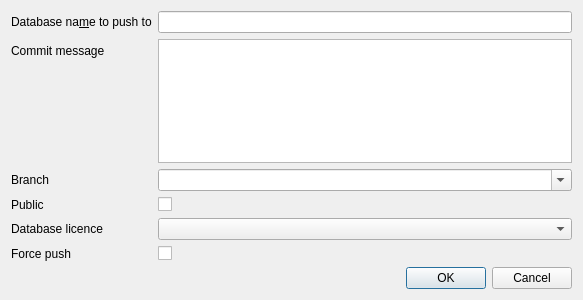
<?xml version="1.0" encoding="UTF-8"?>
<ui version="4.0">
 <class>RemotePushDialog</class>
 <widget class="QDialog" name="RemotePushDialog">
  <property name="geometry">
   <rect>
    <x>0</x>
    <y>0</y>
    <width>583</width>
    <height>300</height>
   </rect>
  </property>
  <property name="windowTitle">
   <string>Push database</string>
  </property>
  <layout class="QVBoxLayout" name="verticalLayout">
   <item>
    <layout class="QFormLayout" name="formLayout">
     <item row="0" column="0">
      <widget class="QLabel" name="label">
       <property name="text">
        <string>Database na&amp;me to push to</string>
       </property>
       <property name="buddy">
        <cstring>editName</cstring>
       </property>
      </widget>
     </item>
     <item row="0" column="1">
      <widget class="QLineEdit" name="editName">
       <property name="maxLength">
        <number>256</number>
       </property>
      </widget>
     </item>
     <item row="1" column="0">
      <widget class="QLabel" name="label_3">
       <property name="text">
        <string>Commit message</string>
       </property>
       <property name="buddy">
        <cstring>editCommitMessage</cstring>
       </property>
      </widget>
     </item>
     <item row="1" column="1">
      <widget class="QTextEdit" name="editCommitMessage">
       <property name="html">
        <string>&lt;!DOCTYPE HTML PUBLIC &quot;-//W3C//DTD HTML 4.0//EN&quot; &quot;http://www.w3.org/TR/REC-html40/strict.dtd&quot;&gt;
&lt;html&gt;&lt;head&gt;&lt;meta name=&quot;qrichtext&quot; content=&quot;1&quot; /&gt;&lt;style type=&quot;text/css&quot;&gt;
p, li { white-space: pre-wrap; }
&lt;/style&gt;&lt;/head&gt;&lt;body style=&quot; font-family:'Oxygen-Sans'; font-size:10pt; font-weight:400; font-style:normal;&quot;&gt;
&lt;p style=&quot;-qt-paragraph-type:empty; margin-top:0px; margin-bottom:0px; margin-left:0px; margin-right:0px; -qt-block-indent:0; text-indent:0px;&quot;&gt;&lt;br /&gt;&lt;/p&gt;&lt;/body&gt;&lt;/html&gt;</string>
       </property>
       <property name="acceptRichText">
        <bool>false</bool>
       </property>
      </widget>
     </item>
     <item row="4" column="0">
      <widget class="QLabel" name="label_2">
       <property name="text">
        <string>Database licence</string>
       </property>
       <property name="buddy">
        <cstring>comboLicence</cstring>
       </property>
      </widget>
     </item>
     <item row="4" column="1">
      <widget class="QComboBox" name="comboLicence">
       <property name="sizePolicy">
        <sizepolicy hsizetype="Expanding" vsizetype="Fixed">
         <horstretch>0</horstretch>
         <verstretch>0</verstretch>
        </sizepolicy>
       </property>
      </widget>
     </item>
     <item row="3" column="0">
      <widget class="QLabel" name="label_4">
       <property name="text">
        <string>Public</string>
       </property>
       <property name="buddy">
        <cstring>checkPublic</cstring>
       </property>
      </widget>
     </item>
     <item row="3" column="1">
      <widget class="QCheckBox" name="checkPublic"/>
     </item>
     <item row="2" column="0">
      <widget class="QLabel" name="label_5">
       <property name="text">
        <string>Branch</string>
       </property>
       <property name="buddy">
        <cstring>comboBranch</cstring>
       </property>
      </widget>
     </item>
     <item row="2" column="1">
      <widget class="QComboBox" name="comboBranch">
       <property name="editable">
        <bool>true</bool>
       </property>
       <property name="duplicatesEnabled">
        <bool>true</bool>
       </property>
      </widget>
     </item>
     <item row="5" column="0">
      <widget class="QLabel" name="label_6">
       <property name="text">
        <string>Force push</string>
       </property>
       <property name="buddy">
        <cstring>checkForce</cstring>
       </property>
      </widget>
     </item>
     <item row="5" column="1">
      <widget class="QCheckBox" name="checkForce"/>
     </item>
    </layout>
   </item>
   <item>
    <widget class="QDialogButtonBox" name="buttonBox">
     <property name="orientation">
      <enum>Qt::Horizontal</enum>
     </property>
     <property name="standardButtons">
      <set>QDialogButtonBox::Cancel|QDialogButtonBox::Ok</set>
     </property>
    </widget>
   </item>
  </layout>
 </widget>
 <tabstops>
  <tabstop>editName</tabstop>
  <tabstop>editCommitMessage</tabstop>
  <tabstop>comboBranch</tabstop>
  <tabstop>checkPublic</tabstop>
  <tabstop>comboLicence</tabstop>
 </tabstops>
 <resources/>
 <connections>
  <connection>
   <sender>buttonBox</sender>
   <signal>accepted()</signal>
   <receiver>RemotePushDialog</receiver>
   <slot>accept()</slot>
   <hints>
    <hint type="sourcelabel">
     <x>248</x>
     <y>254</y>
    </hint>
    <hint type="destinationlabel">
     <x>157</x>
     <y>274</y>
    </hint>
   </hints>
  </connection>
  <connection>
   <sender>buttonBox</sender>
   <signal>rejected()</signal>
   <receiver>RemotePushDialog</receiver>
   <slot>reject()</slot>
   <hints>
    <hint type="sourcelabel">
     <x>316</x>
     <y>260</y>
    </hint>
    <hint type="destinationlabel">
     <x>286</x>
     <y>274</y>
    </hint>
   </hints>
  </connection>
  <connection>
   <sender>editName</sender>
   <signal>textChanged(QString)</signal>
   <receiver>RemotePushDialog</receiver>
   <slot>checkInput()</slot>
   <hints>
    <hint type="sourcelabel">
     <x>201</x>
     <y>25</y>
    </hint>
    <hint type="destinationlabel">
     <x>217</x>
     <y>3</y>
    </hint>
   </hints>
  </connection>
  <connection>
   <sender>checkPublic</sender>
   <signal>toggled(bool)</signal>
   <receiver>RemotePushDialog</receiver>
   <slot>checkInput()</slot>
   <hints>
    <hint type="sourcelabel">
     <x>171</x>
     <y>176</y>
    </hint>
    <hint type="destinationlabel">
     <x>210</x>
     <y>175</y>
    </hint>
   </hints>
  </connection>
  <connection>
   <sender>editCommitMessage</sender>
   <signal>textChanged()</signal>
   <receiver>RemotePushDialog</receiver>
   <slot>checkInput()</slot>
   <hints>
    <hint type="sourcelabel">
     <x>175</x>
     <y>113</y>
    </hint>
    <hint type="destinationlabel">
     <x>91</x>
     <y>111</y>
    </hint>
   </hints>
  </connection>
  <connection>
   <sender>editName</sender>
   <signal>textChanged(QString)</signal>
   <receiver>RemotePushDialog</receiver>
   <slot>reloadBranchList()</slot>
   <hints>
    <hint type="sourcelabel">
     <x>176</x>
     <y>25</y>
    </hint>
    <hint type="destinationlabel">
     <x>77</x>
     <y>3</y>
    </hint>
   </hints>
  </connection>
  <connection>
   <sender>comboBranch</sender>
   <signal>currentTextChanged(QString)</signal>
   <receiver>RemotePushDialog</receiver>
   <slot>checkInput()</slot>
   <hints>
    <hint type="sourcelabel">
     <x>172</x>
     <y>138</y>
    </hint>
    <hint type="destinationlabel">
     <x>33</x>
     <y>151</y>
    </hint>
   </hints>
  </connection>
  <connection>
   <sender>checkForce</sender>
   <signal>toggled(bool)</signal>
   <receiver>RemotePushDialog</receiver>
   <slot>checkInput()</slot>
   <hints>
    <hint type="sourcelabel">
     <x>168</x>
     <y>240</y>
    </hint>
    <hint type="destinationlabel">
     <x>62</x>
     <y>229</y>
    </hint>
   </hints>
  </connection>
 </connections>
 <slots>
  <slot>checkInput()</slot>
  <slot>reloadBranchList()</slot>
 </slots>
</ui>
